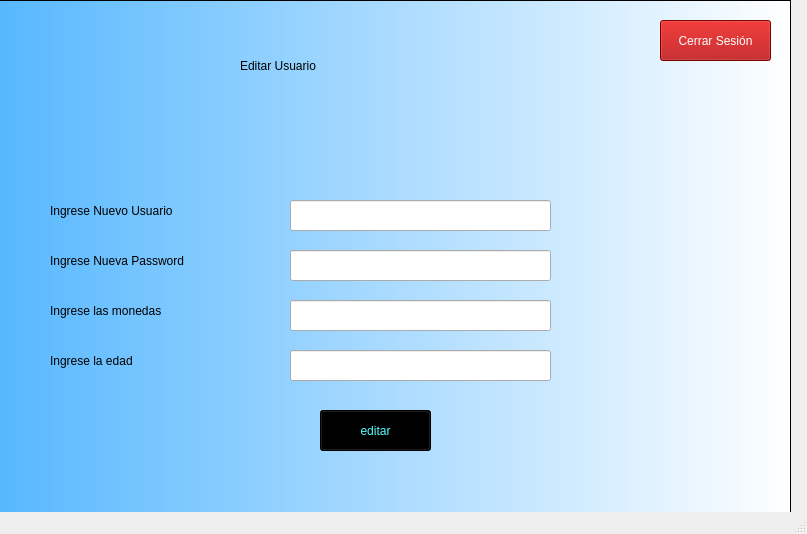
<?xml version="1.0" encoding="UTF-8"?>
<ui version="4.0">
 <class>MainWindow</class>
 <widget class="QMainWindow" name="MainWindow">
  <property name="geometry">
   <rect>
    <x>0</x>
    <y>0</y>
    <width>807</width>
    <height>534</height>
   </rect>
  </property>
  <property name="windowTitle">
   <string>MainWindow</string>
  </property>
  <widget class="QWidget" name="centralwidget">
   <widget class="QFrame" name="frame">
    <property name="geometry">
     <rect>
      <x>-10</x>
      <y>0</y>
      <width>801</width>
      <height>571</height>
     </rect>
    </property>
    <property name="styleSheet">
     <string notr="true">QWidget#frame{
background-color: qlineargradient(spread:pad, x1:0, y1:0, x2:1, y2:0, stop:0 rgba(85, 183, 255, 255), stop:1 rgba(255, 255, 255, 255));}</string>
    </property>
    <property name="frameShape">
     <enum>QFrame::StyledPanel</enum>
    </property>
    <property name="frameShadow">
     <enum>QFrame::Raised</enum>
    </property>
    <widget class="QLabel" name="label">
     <property name="geometry">
      <rect>
       <x>250</x>
       <y>50</y>
       <width>251</width>
       <height>31</height>
      </rect>
     </property>
     <property name="styleSheet">
      <string notr="true">font: 26pt &quot;MV Boli&quot;;</string>
     </property>
     <property name="text">
      <string>Editar Usuario</string>
     </property>
    </widget>
    <widget class="QLabel" name="label_2">
     <property name="geometry">
      <rect>
       <x>60</x>
       <y>200</y>
       <width>211</width>
       <height>21</height>
      </rect>
     </property>
     <property name="styleSheet">
      <string notr="true">font: 87 12pt &quot;Arial Black&quot;;</string>
     </property>
     <property name="text">
      <string>Ingrese Nuevo Usuario</string>
     </property>
    </widget>
    <widget class="QPushButton" name="pushButton">
     <property name="geometry">
      <rect>
       <x>330</x>
       <y>410</y>
       <width>111</width>
       <height>41</height>
      </rect>
     </property>
     <property name="styleSheet">
      <string notr="true">background-color: rgb(0, 0, 0);
color: rgb(85, 255, 255);</string>
     </property>
     <property name="text">
      <string>editar</string>
     </property>
    </widget>
    <widget class="QLineEdit" name="lineEdit">
     <property name="geometry">
      <rect>
       <x>300</x>
       <y>200</y>
       <width>261</width>
       <height>31</height>
      </rect>
     </property>
    </widget>
    <widget class="QPushButton" name="pushButton_2">
     <property name="geometry">
      <rect>
       <x>670</x>
       <y>20</y>
       <width>111</width>
       <height>41</height>
      </rect>
     </property>
     <property name="styleSheet">
      <string notr="true">background-color: rgb(0, 0, 0);
color: rgb(255, 255, 255);
background-color: rgb(255, 69, 52);
background-color: rgb(170, 0, 0);</string>
     </property>
     <property name="text">
      <string>Cerrar Sesión</string>
     </property>
    </widget>
    <widget class="QLabel" name="label_3">
     <property name="geometry">
      <rect>
       <x>60</x>
       <y>250</y>
       <width>231</width>
       <height>21</height>
      </rect>
     </property>
     <property name="styleSheet">
      <string notr="true">font: 87 12pt &quot;Arial Black&quot;;</string>
     </property>
     <property name="text">
      <string>Ingrese Nueva Password</string>
     </property>
    </widget>
    <widget class="QLineEdit" name="lineEdit_2">
     <property name="geometry">
      <rect>
       <x>300</x>
       <y>250</y>
       <width>261</width>
       <height>31</height>
      </rect>
     </property>
    </widget>
    <widget class="QLabel" name="label_4">
     <property name="geometry">
      <rect>
       <x>60</x>
       <y>300</y>
       <width>231</width>
       <height>21</height>
      </rect>
     </property>
     <property name="styleSheet">
      <string notr="true">font: 87 12pt &quot;Arial Black&quot;;</string>
     </property>
     <property name="text">
      <string>Ingrese las monedas</string>
     </property>
    </widget>
    <widget class="QLineEdit" name="lineEdit_3">
     <property name="geometry">
      <rect>
       <x>300</x>
       <y>300</y>
       <width>261</width>
       <height>31</height>
      </rect>
     </property>
    </widget>
    <widget class="QLabel" name="label_5">
     <property name="geometry">
      <rect>
       <x>60</x>
       <y>350</y>
       <width>231</width>
       <height>21</height>
      </rect>
     </property>
     <property name="styleSheet">
      <string notr="true">font: 87 12pt &quot;Arial Black&quot;;</string>
     </property>
     <property name="text">
      <string>Ingrese la edad</string>
     </property>
    </widget>
    <widget class="QLineEdit" name="lineEdit_4">
     <property name="geometry">
      <rect>
       <x>300</x>
       <y>350</y>
       <width>261</width>
       <height>31</height>
      </rect>
     </property>
    </widget>
   </widget>
  </widget>
  <widget class="QMenuBar" name="menubar">
   <property name="geometry">
    <rect>
     <x>0</x>
     <y>0</y>
     <width>807</width>
     <height>21</height>
    </rect>
   </property>
  </widget>
  <widget class="QStatusBar" name="statusbar"/>
 </widget>
 <resources/>
 <connections/>
</ui>
